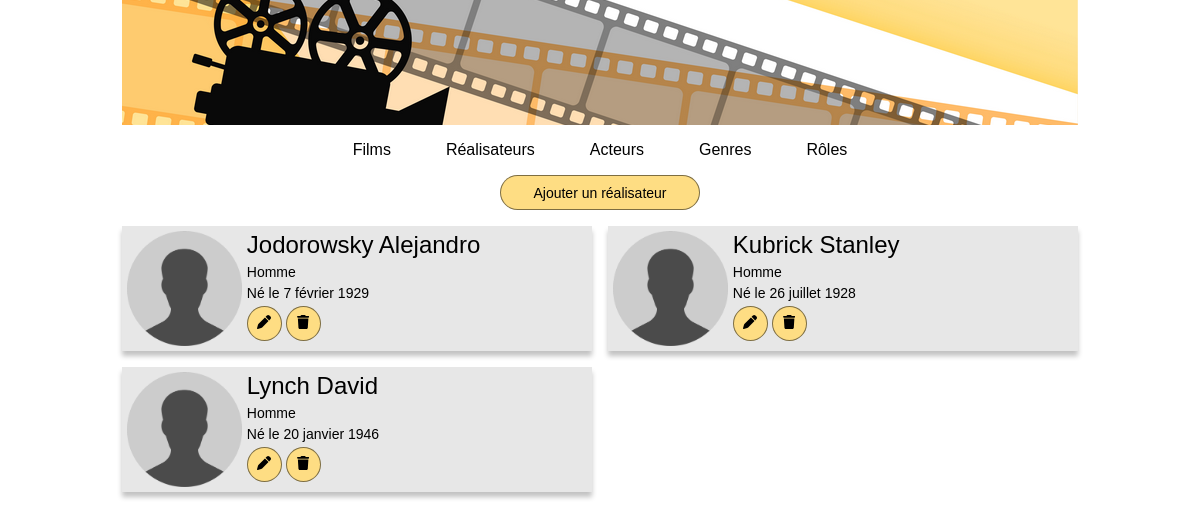
Page /index.php?action=listRealisateurs on the committed database.
### tables this page shows
CREATE TABLE IF NOT EXISTS `realisateur` (
  `id_realisateur` int NOT NULL AUTO_INCREMENT,
  `id_personne` int NOT NULL,
  PRIMARY KEY (`id_realisateur`),
  UNIQUE KEY `id_personne` (`id_personne`),
  CONSTRAINT `realisateur_ibfk_1` FOREIGN KEY (`id_personne`) REFERENCES `personne` (`id_personne`) ON DELETE CASCADE
);

CREATE TABLE IF NOT EXISTS `personne` (
  `id_personne` int NOT NULL AUTO_INCREMENT,
  `nom_personne` varchar(50) NOT NULL,
  `prenom_personne` varchar(50) NOT NULL,
  `sexe_personne` varchar(50) NOT NULL,
  `dateNaissance_personne` date NOT NULL,
  PRIMARY KEY (`id_personne`)
);

### controller/CinemaController.php (called while the page is built, shortened)
<?php
class CinemaController
{
    public function connectToBDD()
    {
        return Connect::seConnecter();
    }
    public function listRealisateurs()
    {
        $realisateurs = $this->connectToBDD()->query("
        SELECT
        r.id_realisateur,
        CONCAT(nom_personne, ' ', prenom_personne) AS realisateurFilm,
        sexe_personne,
        dateNaissance_personne
        FROM realisateur r
        INNER JOIN personne p ON r.id_personne = p.id_personne
        ORDER BY realisateurFilm
        ");
        require "view/listRealisateurs.php";
    }
}

### model/Connect.php (called while the page is built, shortened)
<?php
abstract class Connect
{
    public static function seConnecter()
    {
        try
        {
            return new \PDO("mysql:host=" . self::HOST . ";dbname=" . self::DB . ";charset=utf8", self::USER, self::PASS);
        }
        catch (\PDOException $ex)
        {
            return $ex->getMessage();
        }
    }
}

### view/listRealisateurs.php (the view, shortened to what this page needs)
<div class="top">
    <button type="bouton" class="button button-very-large button-center"><a href="index.php?action=formAddRealisateur">Ajouter un réalisateur</a></button>
</div>
<?php foreach ($realisateurs->fetchALL() as $realisateur) {
?>
    <div class="personne-box bg">
        <img src="public/img/avatar.png" class="avatar"></img>
        <div class="personne-main">
            <h1><a href="index.php?action=infoRealisateur&id=<?= $realisateur["id_realisateur"] ?>"><?= $realisateur["realisateurFilm"] ?></a></h1>
            <p><?= $realisateur["sexe_personne"] ?></p>
            <?php
            $datetime = new DateTime($realisateur["dateNaissance_personne"]);
            $formatter = new IntlDateFormatter('fr_FR', IntlDateFormatter::RELATIVE_LONG, IntlDateFormatter::NONE);
            ?>
            <p>Né<?= $realisateur["sexe_personne"] == "Femme" ? "e" : "" ?> le <?= $formatter->format($datetime) ?></p>
            <button type="bouton" class="button button-round">
                <a href="index.php?action=formEditRealisateur&id=<?= $realisateur["id_realisateur"] ?>">
                </a>
            </button>
            <button type="bouton" class="button button-round">
                <a href="index.php?action=deleteRealisateur&id=<?= $realisateur["id_realisateur"] ?>">
                </a>
            </button>
        </div>
    </div>
<?php }
require "view/template.php";

### public/css/style.css (style rules this page uses)
* { margin: 0px; padding: 0px; box-sizing: border-box; font-family: sans-serif; }
a:link, a:visited { color: black; text-decoration: none; }
p { margin-top: 5px; }
.bg { background-color: rgb(231, 231, 231); box-shadow: 0 5px 5px rgb(194, 194, 194); }
button { display: inline-block; background-color: rgb(254, 221, 131); border-radius: 20px; border: 1px solid rgba(0, 0, 0, 0.5); color: black; font-size: 14px; padding: 8px; cursor: pointer; }
.bg button { margin-top: 5px; }
.button { height: 35px; }
.button-round { width: 35px; }
.button-very-large { width: 200px; }
.top { margin: auto; }
h1 { font-size: 24px; font-weight: normal; }
.personne-box { width: 100%; height: 125px; margin: 10px; display: flex; flex-wrap: wrap; }
.personne-main { font-size: 14px; margin: 5px; }
.avatar { max-width: 115px; max-height: 115px; margin-top: 5px; margin-left: 5px; }
@media screen and (min-width: 1200px) { .top { flex-basis: 100%; display: flex; } }
@media screen and (min-width: 1200px) { .button-center { margin: auto; } }
@media screen and (min-width: 1200px) { h1 { margin-top: 20px; } }
@media screen and (min-width: 1200px) { .personne-box { width: 470px; margin: 0px; } }
@media screen and (min-width: 1200px) { .personne-box h1 { margin-top: 0px; } }

### rows in the picture
realisateur: realisateurFilm "Jodorowsky Alejandro", id_personne.sexe_personne "Homme", id_personne.dateNaissance_personne "7 février 1929"
realisateur: realisateurFilm "Kubrick Stanley", id_personne.sexe_personne "Homme", id_personne.dateNaissance_personne "26 juillet 1928"
realisateur: realisateurFilm "Lynch David", id_personne.sexe_personne "Homme", id_personne.dateNaissance_personne "20 janvier 1946"
